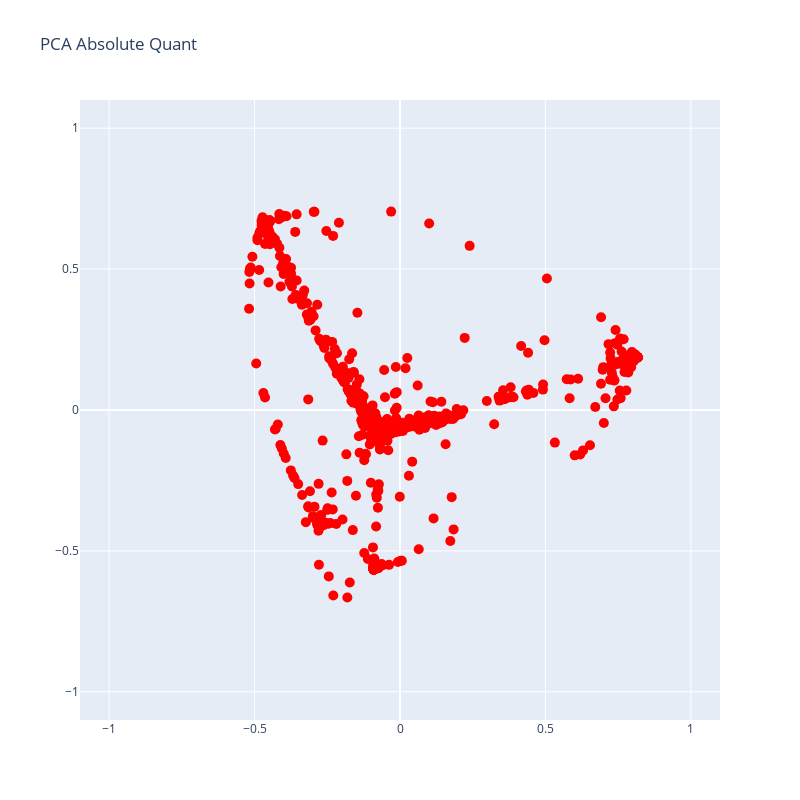
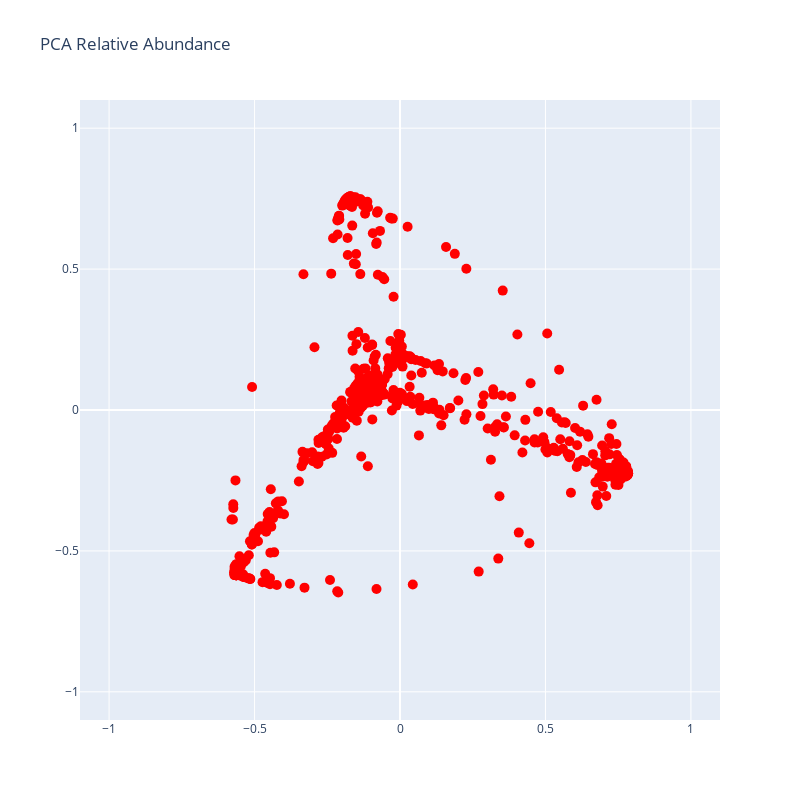

Notebook code for these charts, in order:
### Code cell
for df, title in zip(
        [quant_arup, quant_syn], 
        ['PCA Absolute Quant', 'PCA Relative Abundance']):
    fig = plot_pca(df, title)
    fig.show()

### Figure 1 — Plotly figure (JSON) as saved in the notebook; plotly's stock layout.template omitted (floating-point values rounded to 4 significant figures; data arrays with more than 128 entries replaced by an {"elided": "..."} marker saying what was removed)
{"data": [{"hovertext": {"elided": "1101 str values"}, "marker": {"color": "red", "size": 10}, "mode": "markers", "text": {"elided": "1101 str values"}, "type": "scatter", "x": {"elided": "1101 float values"}, "y": {"elided": "1101 float values"}}], "layout": {"height": 800, "title": {"text": "PCA Absolute Quant"}, "width": 800, "xaxis": {"range": [-1.1, 1.1], "type": "linear"}, "yaxis": {"range": [-1.1, 1.1], "type": "linear"}}}

### Figure 2 — Plotly figure (JSON) as saved in the notebook; plotly's stock layout.template omitted (floating-point values rounded to 4 significant figures; data arrays with more than 128 entries replaced by an {"elided": "..."} marker saying what was removed)
{"data": [{"hovertext": {"elided": "1101 str values"}, "marker": {"color": "red", "size": 10}, "mode": "markers", "text": {"elided": "1101 str values"}, "type": "scatter", "x": {"elided": "1101 float values"}, "y": {"elided": "1101 float values"}}], "layout": {"height": 800, "title": {"text": "PCA Relative Abundance"}, "width": 800, "xaxis": {"range": [-1.1, 1.1], "type": "linear"}, "yaxis": {"range": [-1.1, 1.1], "type": "linear"}}}
